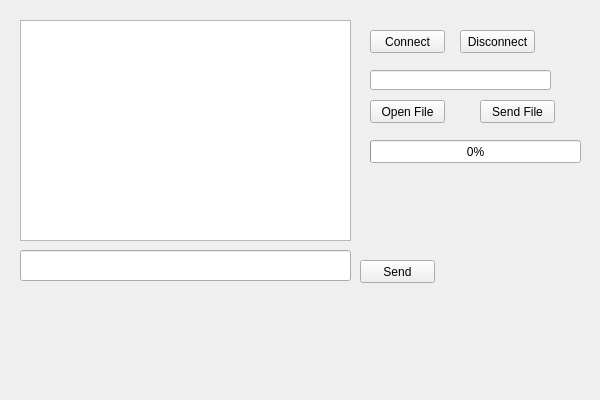
<?xml version="1.0" encoding="UTF-8"?>
<ui version="4.0">
 <class>QtClientClass</class>
 <widget class="QWidget" name="QtClientClass">
  <property name="geometry">
   <rect>
    <x>0</x>
    <y>0</y>
    <width>600</width>
    <height>400</height>
   </rect>
  </property>
  <property name="windowTitle">
   <string>QtClient</string>
  </property>
  <widget class="QPushButton" name="pushButton_connect">
   <property name="geometry">
    <rect>
     <x>370</x>
     <y>30</y>
     <width>75</width>
     <height>23</height>
    </rect>
   </property>
   <property name="text">
    <string>Connect</string>
   </property>
  </widget>
  <widget class="QPushButton" name="pushButton_disconnect">
   <property name="geometry">
    <rect>
     <x>460</x>
     <y>30</y>
     <width>75</width>
     <height>23</height>
    </rect>
   </property>
   <property name="text">
    <string>Disconnect</string>
   </property>
  </widget>
  <widget class="QPushButton" name="pushButton_send">
   <property name="geometry">
    <rect>
     <x>360</x>
     <y>260</y>
     <width>75</width>
     <height>23</height>
    </rect>
   </property>
   <property name="text">
    <string>Send</string>
   </property>
  </widget>
  <widget class="QLineEdit" name="lineEdit">
   <property name="geometry">
    <rect>
     <x>20</x>
     <y>250</y>
     <width>331</width>
     <height>31</height>
    </rect>
   </property>
  </widget>
  <widget class="QTextEdit" name="textEdit">
   <property name="geometry">
    <rect>
     <x>20</x>
     <y>20</y>
     <width>331</width>
     <height>221</height>
    </rect>
   </property>
  </widget>
  <widget class="QPushButton" name="pushButton_openFile">
   <property name="geometry">
    <rect>
     <x>370</x>
     <y>100</y>
     <width>75</width>
     <height>23</height>
    </rect>
   </property>
   <property name="text">
    <string>Open File</string>
   </property>
  </widget>
  <widget class="QLineEdit" name="lineEdit_filename">
   <property name="geometry">
    <rect>
     <x>370</x>
     <y>70</y>
     <width>181</width>
     <height>20</height>
    </rect>
   </property>
  </widget>
  <widget class="QPushButton" name="pushButton_sendFile">
   <property name="geometry">
    <rect>
     <x>480</x>
     <y>100</y>
     <width>75</width>
     <height>23</height>
    </rect>
   </property>
   <property name="text">
    <string>Send File</string>
   </property>
  </widget>
  <widget class="QProgressBar" name="progressBar">
   <property name="geometry">
    <rect>
     <x>370</x>
     <y>140</y>
     <width>211</width>
     <height>23</height>
    </rect>
   </property>
   <property name="value">
    <number>0</number>
   </property>
  </widget>
 </widget>
 <layoutdefault spacing="6" margin="11"/>
 <resources>
  <include location="qtclient.qrc"/>
 </resources>
 <connections/>
</ui>
